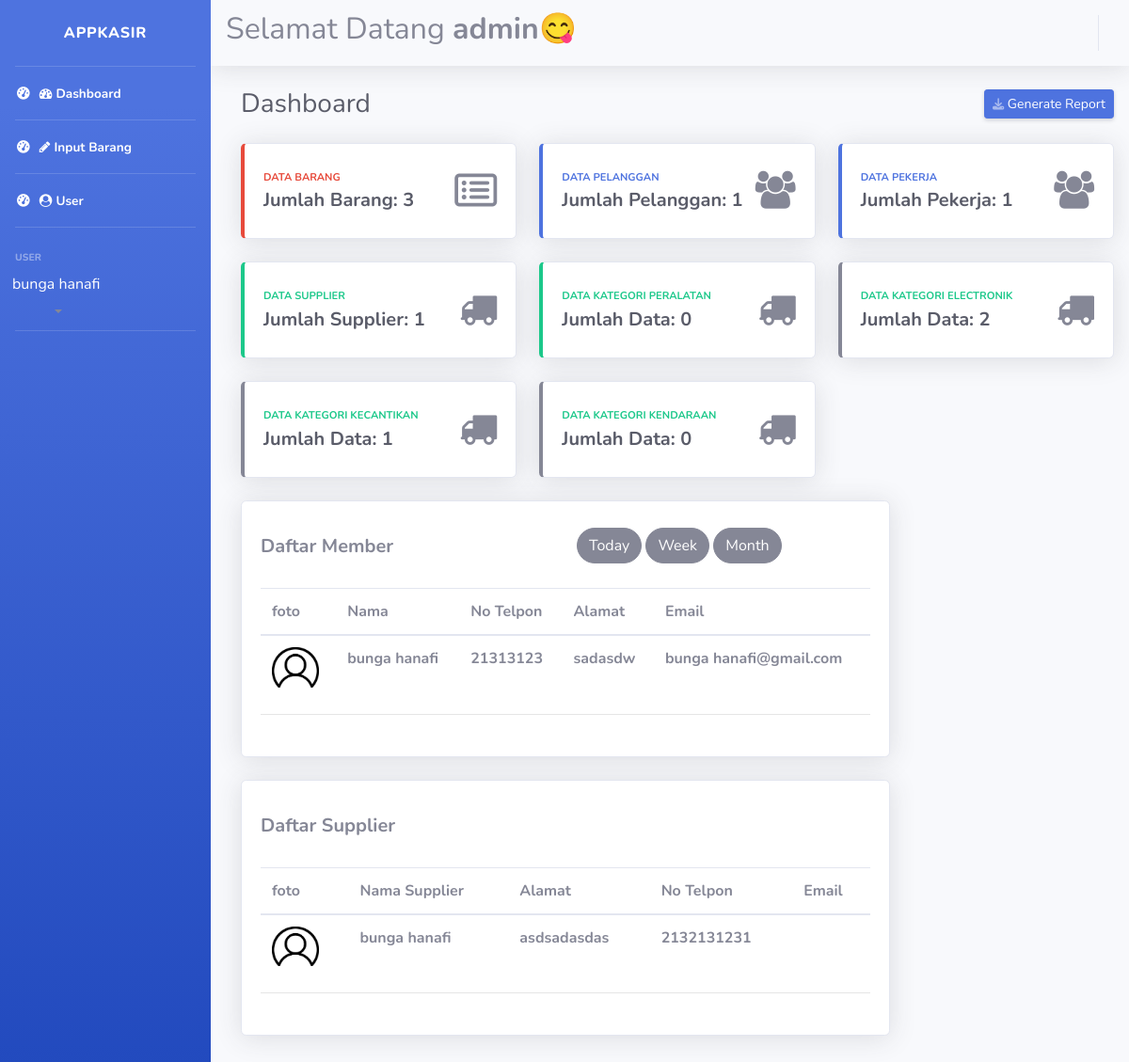
The app's page /admin/index.php (signed in) with its own data.
### tables this page shows
CREATE TABLE `tb_pelanggan` (
  `id_plnggn` int(11) NOT NULL,
  `nama_plnggan` varchar(100) NOT NULL,
  `no_tlp` varchar(13) NOT NULL,
  `alamat` varchar(100) NOT NULL,
  `email` varchar(100) NOT NULL
);

CREATE TABLE `tb_supplier` (
  `id_supp` int(11) NOT NULL,
  `nama_supp` varchar(100) NOT NULL,
  `alamat` varchar(255) NOT NULL,
  `no_tlp` varchar(13) NOT NULL
);

### admin/modul/home.php (the view, shortened to what this page needs)
<div class="container-fluid  m-2">
                    <div class="d-sm-flex align-items-center justify-content-between mb-4">
                        <h1 class="h3 mb-0 text-gray-800">Dashboard</h1>
                        <a href="#" class="d-none d-sm-inline-block btn btn-sm btn-primary shadow-sm"> Generate Report</a>
                    </div>
                    <div class="row">
                        <div class="col-xl-4 col-md-6 mb-4">
                            <?php
                                $sql = mysqli_query($con, "SELECT * FROM tb_barang");
                                $row=mysqli_num_rows($sql);
                            ?>
                            <div class="card border-left-danger shadow h-100 py-2">
                                <div class="card-body">
                                    <div class="row no-gutters align-items-center">
                                        <div class="col mr-2">
                                            <div class="text-xs font-weight-bold text-danger text-uppercase mb-1">
                                                Data Barang</div>
                                            <div class="h5 mb-0 font-weight-bold text-gray-800">Jumlah  Barang: <?php echo $row;?></div>
                                        </div>
                                        <div class="col-auto">
                                        <i class="fa fa-list-alt" aria-hidden="true" style="font-size:40px;"></i>
                                        </div>
                                    </div>
                                </div>
                            </div>
                        </div>
                        <div class="col-xl-4 col-md-6 mb-4">
                            <?php
                                $sql = mysqli_query($con, "SELECT * FROM tb_pelanggan");
                                $row=mysqli_num_rows($sql);
                            ?>
                            <div class="card border-left-primary shadow h-100 py-2">
                                <div class="card-body">
                                    <div class="row no-gutters align-items-center">
                                        <div class="col mr-2">
                                            <div class="text-xs font-weight-bold text-primary text-uppercase mb-1">
                                                Data Pelanggan</div>
                                            <div class="h5 mb-0 font-weight-bold text-gray-800">Jumlah Pelanggan: <?php echo $row;?></div>
                                        </div>
                                        <div class="col-auto">
                                        <i class="fa fa-users" aria-hidden="true" style="font-size:40px;"></i>
                                        </div>
                                    </div>
                                </div>
                            </div>
                        </div>
                        <div class="col-xl-4 col-md-6 mb-4">
                            <?php
                                $sql = mysqli_query($con, "SELECT * FROM tb_admin");
                                $row=mysqli_num_rows($sql);
                            ?>
                            <div class="card border-left-primary shadow h-100 py-2">
                                <div class="card-body">
                                    <div class="row no-gutters align-items-center">
                                        <div class="col mr-2">
                                            <div class="text-xs font-weight-bold text-primary text-uppercase mb-1">
                                                Data Pekerja</div>
                                            <div class="h5 mb-0 font-weight-bold text-gray-800">Jumlah Pekerja: <?php echo $row;?></div>
                                        </div>
                                        <div class="col-auto">
                                        <i class="fa fa-users" aria-hidden="true" style="font-size:40px;"></i>
                                        </div>
                                    </div>
                                </div>
                            </div>
                        </div>
                        <div class="col-xl-4 col-md-6 mb-4">
                            <?php
                                $sql = mysqli_query($con, "SELECT * FROM tb_supplier");
                                $row=mysqli_num_rows($sql);
                            ?>
                            <div class="card border-left-success shadow h-100 py-2">
                                <div class="card-body" style="">
                                    <div class="row no-gutters align-items-center">
                                        <div class="col mr-2">
                                            <div class="text-xs font-weight-bold text-success text-uppercase mb-1">
                                                Data Supplier</div>
                                            <div class="h5 mb-0 font-weight-bold text-gray-800 ">Jumlah Supplier: <?php echo $row;?></div>
                                        </div>
                                        <div class="col-auto">
                                        <i class="fa fa-truck" aria-hidden="true" style="font-size:40px;"></i>
                                        </div>
                                    </div>
                                </div>
                            </div>
                        </div>
                        <div class="col-xl-4 col-md-6 mb-4">
                            <?php
                                $sql = mysqli_query($con, "SELECT * FROM tb_barang WHERE jenis_brng='peralatan'");
                                $row = mysqli_num_rows($sql);
                            ?>
                            <div class="card border-left-success shadow h-100 py-2">
                                <div class="card-body" style="">
                                    <div class="row no-gutters align-items-center">
                                        <div class="col mr-2">
                                            <div class="text-xs font-weight-bold text-success text-uppercase mb-1">
                                                Data Kategori Peralatan</div>
                                            <div class="h5 mb-0 font-weight-bold text-gray-800 ">Jumlah Data: <?php echo $row;?></div>
                                        </div>
                                        <div class="col-auto">
                                        <i class="fa fa-truck" aria-hidden="true" style="font-size:40px;"></i>
                                        </div>
                                    </div>
                                </div>
                            </div>
                        </div>
                        <div class="col-xl-4 col-md-6 mb-4">
                            <?php
                                $sql = mysqli_query($con, "SELECT * FROM tb_barang WHERE jenis_brng='elektronik'");
                                $row = mysqli_num_rows($sql);
                            ?>
                            <div class="card border-left-secondary shadow h-100 py-2">
                                <div class="card-body" style="">
                                    <div class="row no-gutters align-items-center">
                                        <div class="col mr-2">
                                            <div class="text-xs font-weight-bold text-success text-uppercase mb-1">
                                                Data Kategori Electronik</div>
                                            <div class="h5 mb-0 font-weight-bold text-gray-800 ">Jumlah Data: <?php echo $row;?></div>
                                        </div>
                                        <div class="col-auto">
                                        <i class="fa fa-truck" aria-hidden="true" style="font-size:40px;"></i>
                                        </div>
                                    </div>
                                </div>
                            </div>
                        </div>
                        <div class="col-xl-4 col-md-6 mb-4">
                            <?php
                                $sql = mysqli_query($con, "SELECT * FROM tb_barang WHERE jenis_brng='kecantikan'");
                                $row = mysqli_num_rows($sql);
                            ?>
                            <div class="card border-left-secondary shadow h-100 py-2">
                                <div class="card-body" style="">
                                    <div class="row no-gutters align-items-center">
                                        <div class="col mr-2">
                                            <div class="text-xs font-weight-bold text-success text-uppercase mb-1">
                                                Data Kategori kecantikan</div>
                                            <div class="h5 mb-0 font-weight-bold text-gray-800 ">Jumlah Data: <?php echo $row;?></div>
                                        </div>
                                        <div class="col-auto">
                                        <i class="fa fa-truck" aria-hidden="true" style="font-size:40px;"></i>
                                        </div>
                                    </div>
                                </div>
                            </div>
                        </div>
                        <div class="col-xl-4 col-md-6 mb-4">
                            <?php
                                $sql = mysqli_query($con, "SELECT * FROM tb_barang WHERE jenis_brng='kendaraan'");
                                $row = mysqli_num_rows($sql);
                            ?>
                            <div class="card border-left-secondary shadow h-100 py-2">
                                <div class="card-body" style="">
                                    <div class="row no-gutters align-items-center">
                                        <div class="col mr-2">
                                            <div class="text-xs font-weight-bold text-success text-uppercase mb-1">
                                                Data Kategori Kendaraan</div>
                                            <div class="h5 mb-0 font-weight-bold text-gray-800 ">Jumlah Data: <?php echo $row;?></div>
                                        </div>
                                        <div class="col-auto">
                                        <i class="fa fa-truck" aria-hidden="true" style="font-size:40px;"></i>
                                        </div>
                                    </div>
                                </div>
                            </div>
                        </div>
                        <br>
                        <div class="col-xl-9 col-md-6 mb-4">
                            <div class="card shadow h-100 py-2">
                                <div class="card-body" style="">
                                    <div class="row mb-4">
                                        <div class="col-md-6">
                                            <h5 class="text-secondary mt-2"><b>Daftar Member</b></h5>
                                        </div>
                                        <div class="col-md-6">
                                            <button class="btn btn-secondary rounded-pill" type="submit">Today</button>
                                            <button class="btn btn-secondary rounded-pill" type="submit">Week</button>
                                            <button class="btn btn-secondary rounded-pill" type="submit">Month</button>
                                        </div>
                                    </div>
                                    <table class="table">
                                    <thead>
                                        <tr>
                                        <th scope="col">foto</th>
                                        <th scope="col">Nama</th>
                                        <th scope="col">No Telpon</th>
                                        <th scope="col">Alamat</th>
                                        <th scope="col">Email</th>
                                        </tr>
                                    </thead>
                                    <?php
                                        $sql= mysqli_query($con,"SELECT * FROM tb_pelanggan");
                                        while ($row = mysqli_fetch_array($sql)) {
                                            ?>
                                            <tr>
                                            <th scope="row"><img src="image/user.png" alt="" width=50px></th>
                                            <th scope="row"><?=$row['nama_plnggan']?></th>
                                            <th scope="row"><?=$row['no_tlp']?></th>
                                            <th scope="row"><?=$row['alamat']?></th>
                                            <th scope="row"><?=$row['email']?></th>
                                            </tr>
                                    <?php
                                        }
                                    ?>
                                    </table>
                                    <hr>
                                </div>
                            </div>
                        </div>
                        <div class="col-xl-9 col-md-6 mb-4">
                            <div class="card shadow h-100 py-2">
                                <div class="card-body" style="">
                                    <div class="row mb-4">
                                        <div class="col-md-6">
                                            <h5 class="text-secondary mt-2"><b>Daftar Supplier</b></h5>
                                        </div>
                                    </div>
                                    <table class="table">
                                    <thead>
                                        <tr>
                                        <th scope="col">foto</th>
                                        <th scope="col">Nama Supplier</th>
                                        <th scope="col">Alamat</th>
                                        <th scope="col">No Telpon</th>
                                        <th scope="col">Email</th>
                                        </tr>
                                    </thead>
                                    <?php
                                        $sql= mysqli_query($con,"SELECT * FROM tb_supplier");
                                        while ($row = mysqli_fetch_array($sql)) {
                                            ?>
                                            <tr>
                                            <th scope="row"><img src="image/user.png" alt="" width=50px></th>
                                            <th scope="row"><?=$row['nama_supp']?></th>
                                            <th scope="row"><?=$row['alamat']?></th>
                                            <th scope="row"><?=$row['no_tlp']?></th>
                                            <th scope="row"><?=$row['email']?></th>
                                            </tr>
                                    <?php
                                        }
                                    ?>
                                    </table>
                                    <hr>
                                </div>
                            </div>
                        </div>
                    </div>
                </div>

### records on screen
tb_pelanggan: nama_plnggan "bunga hanafi", no_tlp "21313123", alamat "sadasdw", email "bunga hanafi@gmail.com"
tb_supplier: nama_supp "bunga hanafi", alamat "asdsadasdas", no_tlp "2132131231"

### other values on screen
$nama "bunga hanafi"
$jabatan "admin"
$row "3"
$row "1"
$row "0"
$row "2"
